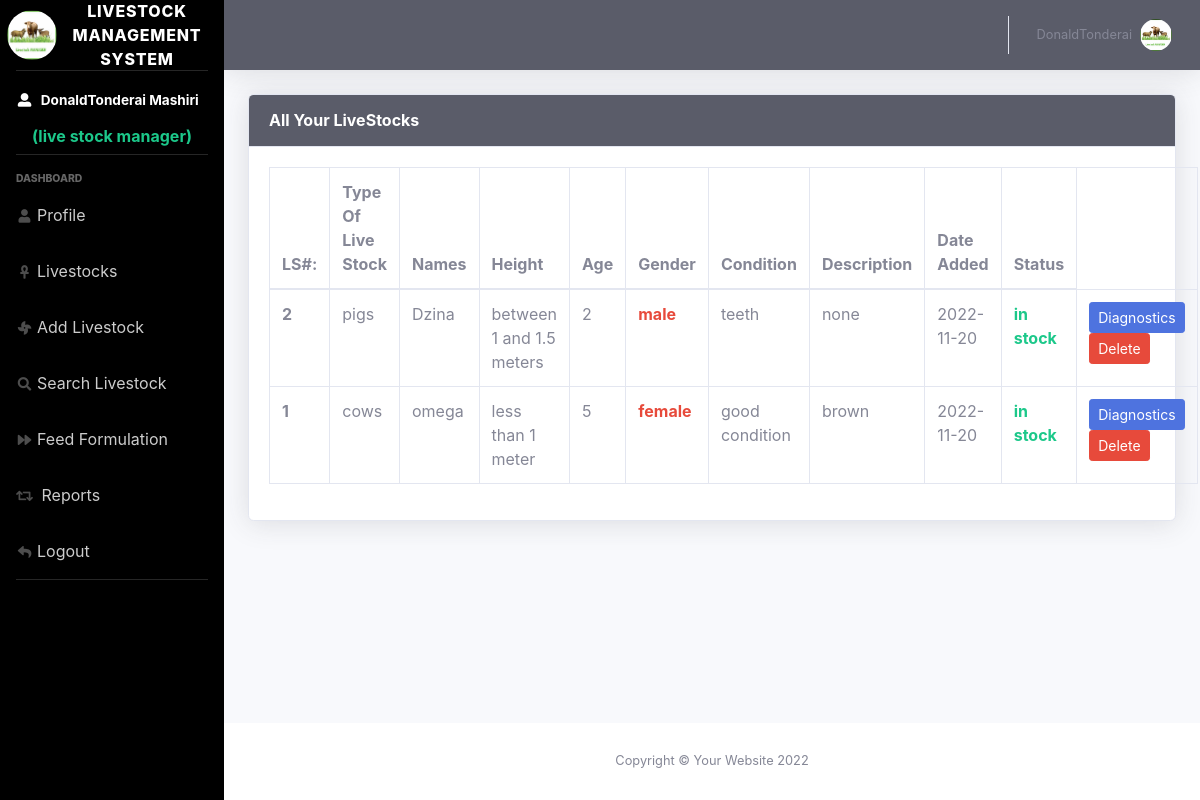
/users/livestocks.php (signed in), run on the app's committed database.
### tables this page shows
CREATE TABLE `users` (
  `user_id` int(11) NOT NULL,
  `first_name` varchar(255) NOT NULL,
  `last_name` varchar(255) NOT NULL,
  `user_type` varchar(255) NOT NULL,
  `email` varchar(255) NOT NULL,
  `address` text NOT NULL,
  `password` varchar(255) NOT NULL,
  `date_created` date NOT NULL
);

CREATE TABLE `livestocks` (
  `livestock_id` int(11) NOT NULL,
  `user_id` int(11) NOT NULL,
  `names` varchar(255) DEFAULT NULL,
  `gender` varchar(255) NOT NULL,
  `type` varchar(255) NOT NULL,
  `description` text NOT NULL,
  `age` varchar(255) NOT NULL,
  `conditions` text NOT NULL,
  `date_added` date NOT NULL,
  `height` varchar(255) NOT NULL,
  `color` varchar(255) NOT NULL,
  `status` varchar(255) NOT NULL DEFAULT 'in stock'
);

### users/livestocks.php (the view, shortened to what this page needs)
<?php include_once ('../includes/header.php'); ?>
<?php include_once ('topbar.php'); ?>
    <div class="container-fluid">
        <div class="row">
            <div class="col-xl-112 col-lg-12">
                <div class="card shadow mb-4">
                    <div
                        class="card-header bg-dark py-3 d-flex flex-row align-items-center justify-content-between">
                        <h6 class="m-0 font-weight-bold text-white">All Your LiveStocks</h6>
                    </div>
                    <div class="card-body">
                        <table class="table table-bordered">
                            <thead>
                            <tr>
                                <th scope="col">LS#:</th>
                                <th scope="col">Type Of Live Stock</th>
                                <th scope="col">Names</th>
                                <th scope="col">Height</th>
                                <th scope="col">Age</th>
                                <th scope="col">Gender</th>
                                <th scope="col">Condition</th>
                                <th scope="col">Description</th>
                                <th scope="col">Date Added</th>
                                <th scope="col">Status</th>
                            </tr>
                            </thead>
                            <tbody>
                            <?php
                            $sql = "SELECT * FROM livestocks WHERE user_id = '{$_SESSION['user_id']}' ORDER BY livestock_id DESC ";
                            $result = $conn->query($sql);
                            if ($result->num_rows > 0) {
                                while($row = $result->fetch_assoc()) {
                                    $livestock_id = $row["livestock_id"];
                                    $names = $row["names"];
                                    $type = $row["type"];
                                    $description = $row["description"];
                                    $age = $row["age"];
                                    $gender = $row["gender"];
                                    $conditions = $row["conditions"];
                                    $height = $row["height"];
                                    $date_added = $row["date_added"];
                                    $status = $row["status"];
                            ?>
                            <tr>
                                <th scope="row"><?php echo $livestock_id ?></th>
                                <td><?php echo $type ?></td>
                                <td><?php echo $names ?></td>
                                <td><?php echo $height ?></td>
                                <td><?php echo $age ?></td>
                                <td class="font-weight-bold text-danger"><?php echo $gender ?></td>
                                <td><?php echo $conditions ?></td>
                                <td><?php echo $description ?></td>
                                <td><?php echo $date_added ?></td>
                                <td class="text-success font-weight-bold"><?php echo $status ?></td>
                                <td>
                                    <a href="view.php?view=<?php echo $livestock_id ?>" class="btn btn-primary btn-sm"> Diagnostics </a>
                                    <a href="" class="btn btn-danger btn-sm">Delete</a>
                                </td>
                            </tr>
                                    <?php
                                }
                            }else{
                                echo "<h1 class='alert alert-danger'>You Have no Livestocks</h1>";
                            }
                                    ?>
                            </tbody>
                        </table>
                    </div>
                </div>
            </div>
        </div>
    </div>
    </div>
<?php include_once ('../includes/footer.php'); ?>

### users/topbar.php (shortened to what this page needs)
<?php
$sql = "SELECT * FROM users WHERE user_id = '{$_SESSION['user_id']}'";
$result = $conn->query($sql);
if ($result->num_rows > 0) {
    $row = $result->fetch_assoc();
    $first_name = $row["first_name"];
    $last_name = $row["last_name"];
    $user_type = $row["user_type"];
}
?>
<div id="wrapper">
    <ul style="background-color: black" class="navbar-nav  sidebar sidebar-dark accordion" id="accordionSidebar">
        <a class="sidebar-brand d-flex align-items-center justify-content-center" href="index.php">
            <div class="sidebar-brand-icon">
                <img src="../img/live1.jpeg" class="rounded-circle" width="50" height="50" alt="">
            </div>
            <div class="sidebar-brand-text mx-3">Livestock Management System</div>
        </a>
        <hr class="sidebar-divider my-0">
        <li class="nav-item active">
            <a class="nav-link" href="index.php">
                <i class="fas fa-fw fa-user-alt"></i>
                <span><?php echo $first_name ." ". $last_name ?></span></a>
            <h6 class="text-center font-weight-bolder text-success">(<?php echo $user_type ?>)</h6>
        </li>
        <hr class="sidebar-divider">
        <div class="sidebar-heading">
            Dashboard
        </div>
        <?php include_once ('sidebarnav.php')?>
        <hr class="sidebar-divider">
    </ul>
    <div id="content-wrapper" class="d-flex flex-column">
        <div id="content">
            <nav class="navbar navbar-expand navbar-light bg-dark topbar mb-4 static-top shadow">
                <ul class="navbar-nav ml-auto">
                    <li class="nav-item dropdown no-arrow">
                        <a class="nav-link dropdown-toggle" href="#" id="userDropdown" role="button"
                           data-toggle="dropdown" aria-haspopup="true" aria-expanded="false">
                            <span class="mr-2 d-none d-lg-inline text-gray-600 small"><?php echo $first_name ?></span>
                            <img class="img-profile rounded-circle"
                                 src="../img/live1.jpeg" width="50" height="50">
                        </a>
                    </li>
                </ul>
            </nav>

### data on the page
users: first_name "DonaldTonderai", last_name "Mashiri", user_type "live stock manager"
livestocks: livestock_id "2", type "pigs", names "Dzina", height "between 1 and 1.5 meters", age "2", gender "male", conditions "teeth", description "none", date_added "2022-11-20", status "in stock"
livestocks: livestock_id "1", type "cows", names "omega", height "less than 1 meter", age "5", gender "female", conditions "good condition", description "brown", date_added "2022-11-20", status "in stock"
